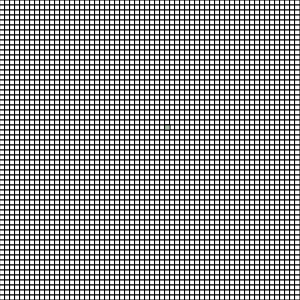
Frame 1 (no input)
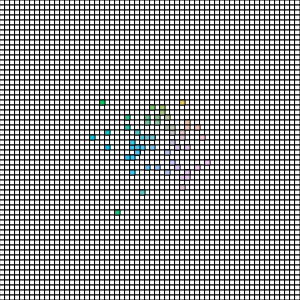
Frame 60 (no input)
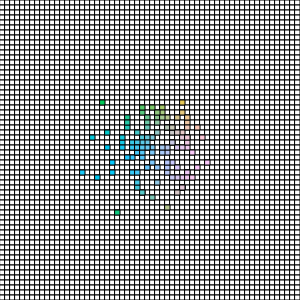
Frame 120 (the mouse pressed at the canvas centre since frame 60)

The p5.js sketch that drew these frames (run headless with seeded random() and noise() and a simulated clock; from frame 60 on, the mouse is pressed at the canvas centre):

// p5.js sketch
// ── sketch.js
var x=0;
var y=0;
let cellSize= 5;
let xSize = 60;
let ySize = 60;
var grid =[  ];
let std=5;

function setup() {
  createCanvas(xSize*cellSize, ySize*cellSize);
  while(x<xSize){
    while(y<ySize){
      square(x*cellSize,y*cellSize, cellSize);
      y++;
      }
    y=0;
    x++;
  }
  frameRate(100);
}

function cos_color(t, scale=255) {
  //color = a + b ⋅ cos[ 2π(c⋅t+d)]
  
  // TODO: const this
  let a = createVector(0.5, 0.5, 0.5);
  let b = createVector(0.5, 0.5, 0.5);
  let c = createVector(1.0, 1.0, 1.0);
  let d = createVector(0, 0.15, 0.2);
  
  let cos_arg = p5.Vector.mult(p5.Vector.add(p5.Vector.mult(c, t), d), TWO_PI);
  cos_arg = cos_arg.array().map(x => cos(x));

  let r, g; //b declared above
  [r, g, b] = p5.Vector.add(a, p5.Vector.mult(b, cos_arg)).array();
  
  return color(r*scale, g*scale, b*scale);
}

function draw() {
  
  let coord_scale = 1/(4*std);
  let xRand = int(randomGaussian(xSize/2,std));
  let yRand = int(randomGaussian(ySize/2,std));
  
  let c = cos_color(createVector(xRand*coord_scale/2, 0, yRand*coord_scale/2));
  fill(c);
  square(xRand*cellSize,yRand*cellSize,cellSize);
  
}
